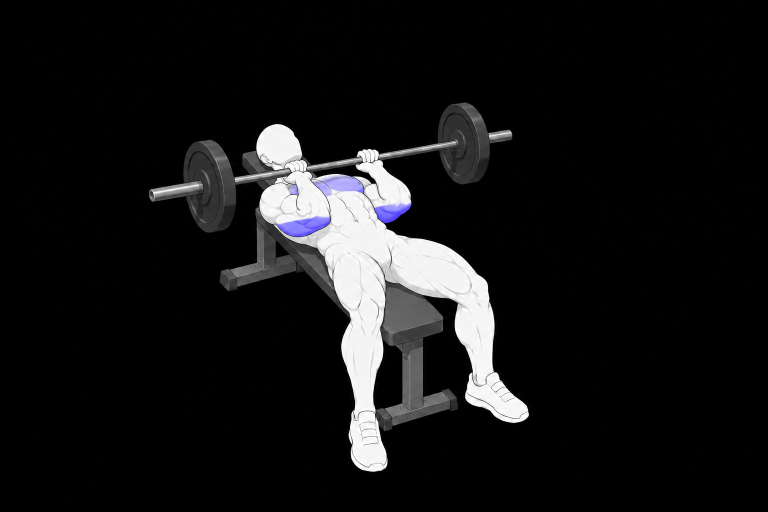
#> input picture docs/exercise-art/sources/jm-press/2026-10-13/1-master.png, 1536 x 1024 px (shown at 1/2 size)
$ python -i build.py   (imports and definitions only)
#> lines starting #> are read from the running program, lines starting #| are printed output that depends on the picture; after the words box and inside, x2 and y2 are one past the last pixel; in counts of white or black regions, pixels touching at a corner belong together
#> further down, picture is the input picture: shape (1024, 1536, 3); mean B, G, R 21.2, 20.8, 21
#!/usr/bin/env python3
"""Rebuild the inactive row draft from native sources. Requires Pillow/NumPy/SciPy."""
from hashlib import sha256
from io import BytesIO
import json
from pathlib import Path

import numpy as np
from PIL import Image, ImageDraw
from scipy import ndimage as ndi

HERE = Path(__file__).resolve().parent
SOURCES = {
    "../1-master.png": "66dc7ae834dbdcc8f3bd9005793698000244ca0658b24d9101338fe71ecf441d",
    "early-source.png": "e04158a5cd117fdd97048c0285bfa583b52584d9d09b4f10758b27a65b842535",
    "../3-mid.png": "9824854faae1272014435f8528fb56a5e52bac0a760e54885d8fa8ac0b1d9b3d",
    "../4-top.png": "ddf95258de771e1e90de7837517d8107c47f209d33e65b5960e3d7d08e0d3ba9",
}
# Reduced-range draft. The former extreme top remains excluded.
ORDER = [0, 1, 2, 2, 1, 0]
TRANSLATIONS = [(0, 0), (34, -125), (84, -237), (137, -372)]
ANCHORS = {
    "head": (260, 0, 445, 225),
    "supportHand": (240, 490, 400, 550),
    "nearShoe": (680, 810, 930, 985),
    "supportedLegAndShoe": (965, 430, 1360, 590),
    "leftBenchAndLeg": (185, 550, 455, 920),
    "rightBenchAndLeg": (980, 590, 1355, 945),
}
PLATE_INTERIORS = {
    "nearPlate": (610, 690, 645, 745),
    "farPlate": (490, 685, 510, 730),
}


def crop(array, box):
    x0, y0, x1, y1 = box
    return array[y0:y1, x0:x1]


def athlete_mask(array):
    mask = ndi.binary_closing(array.max(axis=2) > 120, iterations=2)
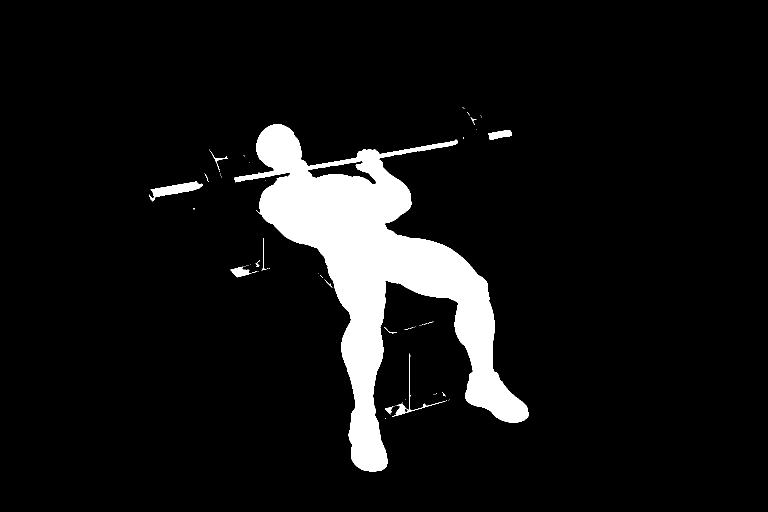
#> mask: shape (1024, 1536) bool (shown at 1/2 size); 7.7% white; 60 white regions (47 under 20 px), largest, box (x1, y1, x2, y2) and area: (469, 248, 1058, 943) 117723, (299, 363, 405, 403) 1632, (977, 260, 1024, 279) 583
    labels, _ = ndi.label(mask)
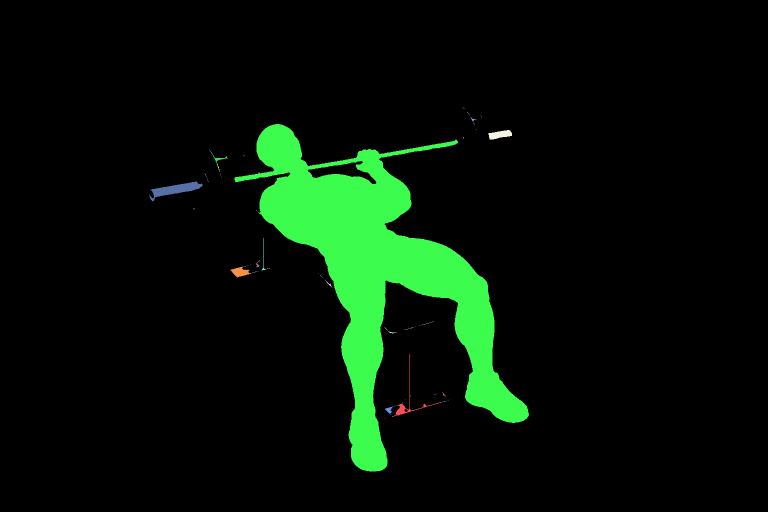
#> labels: shape (1024, 1536) int32 (shown at 1/2 size); 131 distinct labels, from 0 to 130; one colour per label, 0 black
    sizes = np.bincount(labels.ravel())
#> sizes = 131 values, max 1451217 at index 0, min 1 at index 2, mean 12006.6
    sizes[0] = 0
    mask = ndi.binary_fill_holes(labels == sizes.argmax())
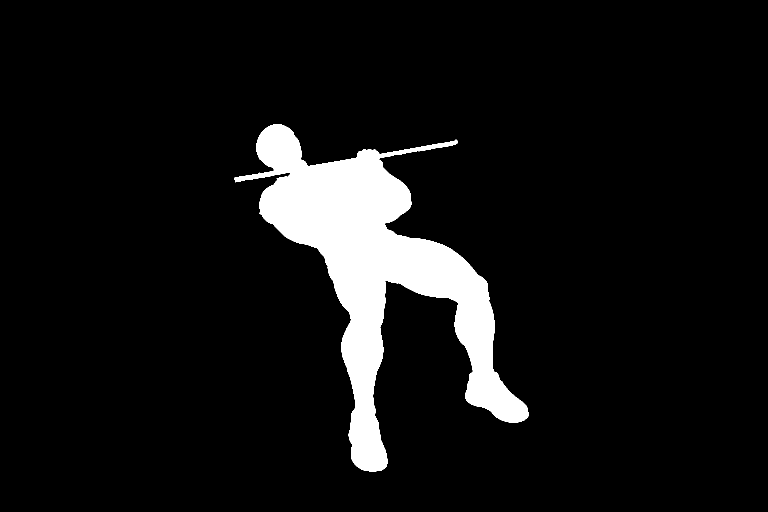
#> mask: shape (1024, 1536) bool (shown at 1/2 size); 7.6% white; 1 white region, box (x1, y1, x2, y2) and area: (469, 248, 1058, 943) 120071
    return ndi.binary_dilation(mask, iterations=2)
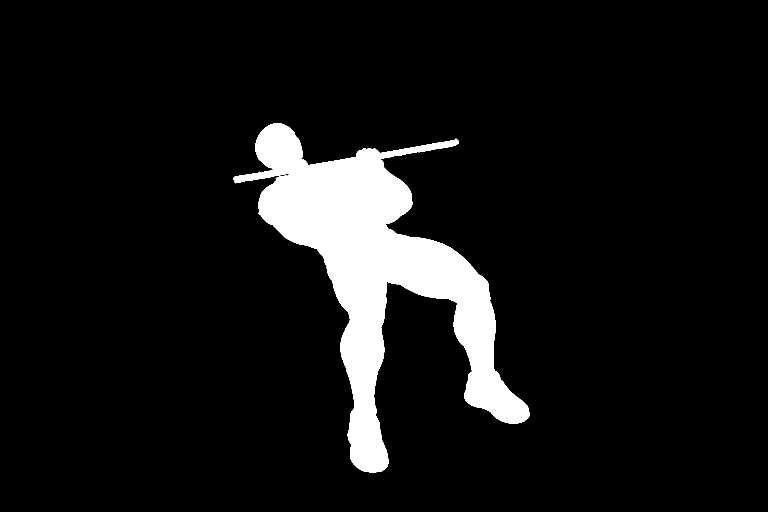
#> returned value: shape (1024, 1536) bool (shown at 1/2 size); 8% white; 1 white region, box (x1, y1, x2, y2) and area: (467, 246, 1060, 945) 126275


# [106 lines left out: functions write_png, main, not called in this run]


# [2 lines not run here, left out]

>>> import cv2
>>> picture = cv2.imread('../../../../sources/jm-press/2026-10-13/1-master.png')
>>> result = athlete_mask(picture)

$ run again, on docs/exercise-art/sources/jm-press/2026-10-13/1-top-window-corrected.png
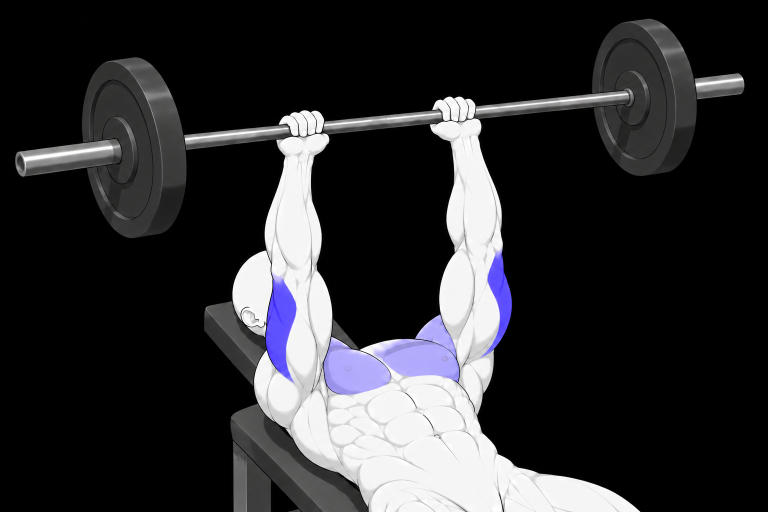
#> input picture docs/exercise-art/sources/jm-press/2026-10-13/1-top-window-corrected.png, 1536 x 1024 px (shown at 1/2 size)
#> picture is the input picture: shape (1024, 1536, 3); mean B, G, R 47.7, 45.3, 45.6
#> in athlete_mask, `labels, _ = ndi.label(mask)`:
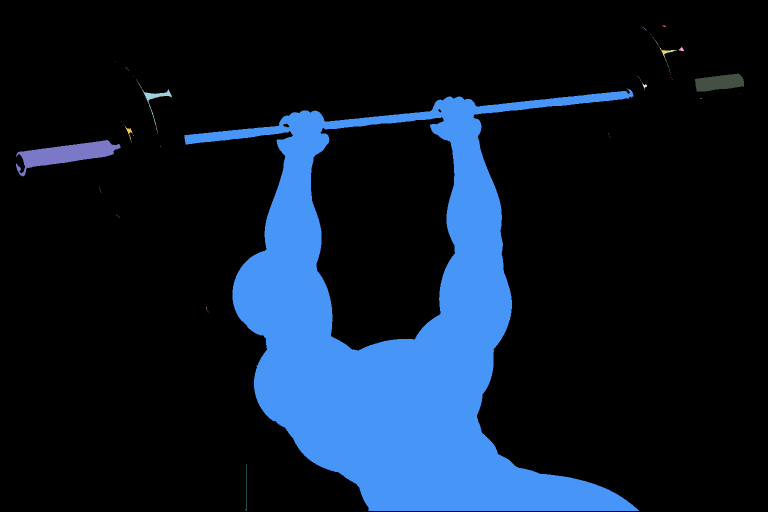
#> labels: shape (1024, 1536) int32 (shown at 1/2 size); 115 distinct labels, from 0 to 114; one colour per label, 0 black
#> sizes = 115 values, max 1294666 at index 0, min 1 at index 2, mean 13677.1
#> in athlete_mask, `return ndi.binary_dilation(mask, iterations=2)`:
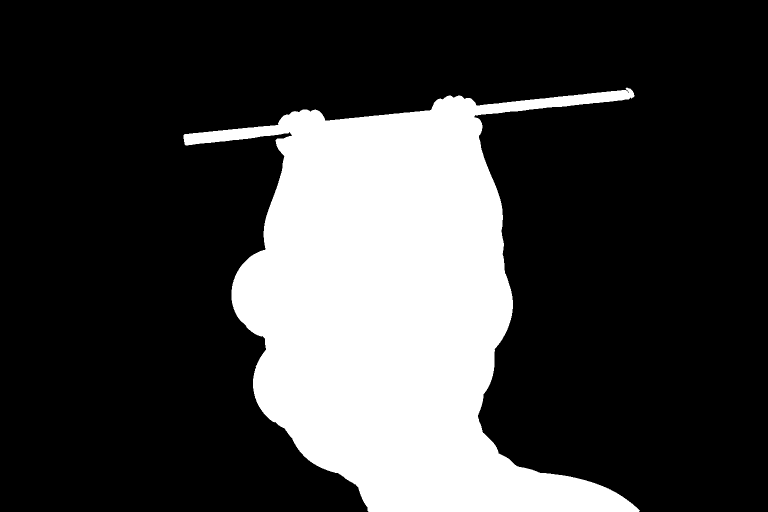
#> returned value: shape (1024, 1536) bool (shown at 1/2 size); 24.4% white; 1 white region, box (x1, y1, x2, y2) and area: (367, 175, 1280, 1024) 383255

$ run again, on docs/exercise-art/sources/jm-press/2026-10-13/bottom-window-2x.png
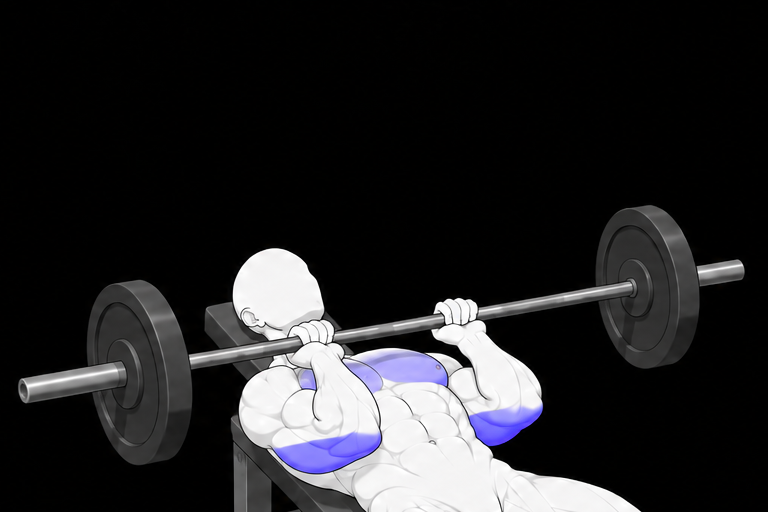
#> input picture docs/exercise-art/sources/jm-press/2026-10-13/bottom-window-2x.png, 1536 x 1024 px (shown at 1/2 size)
#> picture is the input picture: shape (1024, 1536, 3); mean B, G, R 39.7, 37.7, 38
#> in athlete_mask, `labels, _ = ndi.label(mask)`:
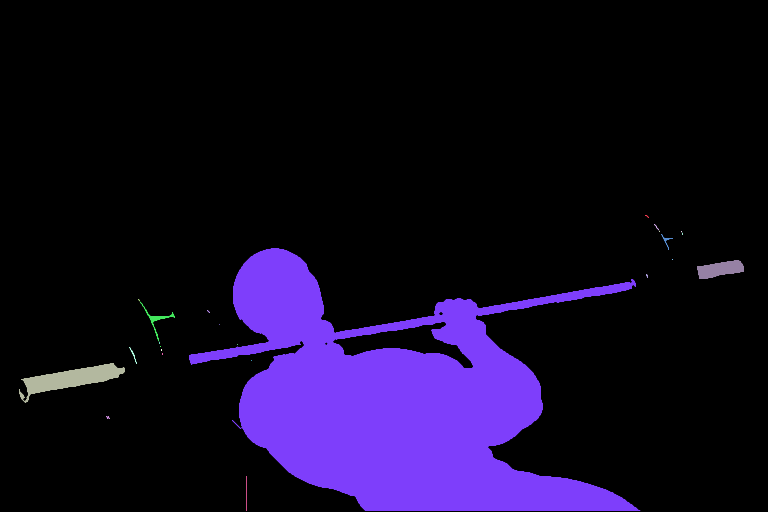
#> labels: shape (1024, 1536) int32 (shown at 1/2 size); 25 distinct labels, from 0 to 24; one colour per label, 0 black
#> sizes = 25 values, max 1341827 at index 0, min 4 at index 8, mean 62914.6
#> in athlete_mask, `return ndi.binary_dilation(mask, iterations=2)`:
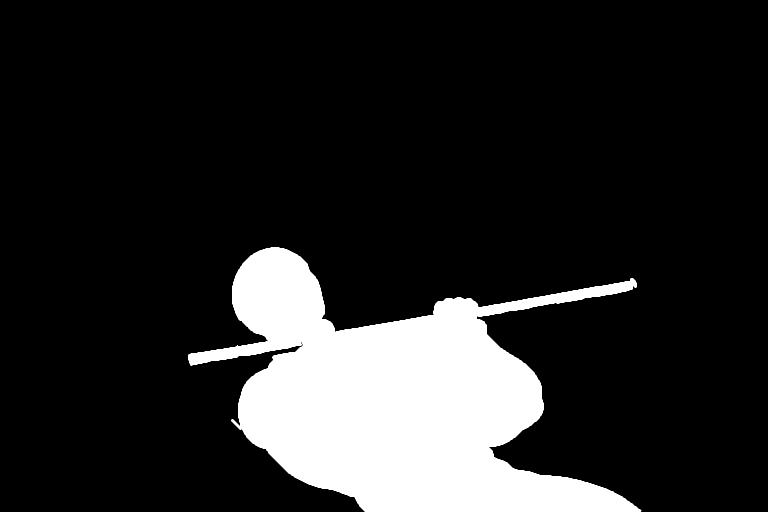
#> returned value: shape (1024, 1536) bool (shown at 1/2 size); 15.1% white; 1 white region, box (x1, y1, x2, y2) and area: (376, 494, 1283, 1024) 237560

$ run again, on docs/exercise-art/sources/jm-press/2026-10-13/integrated-dark.png
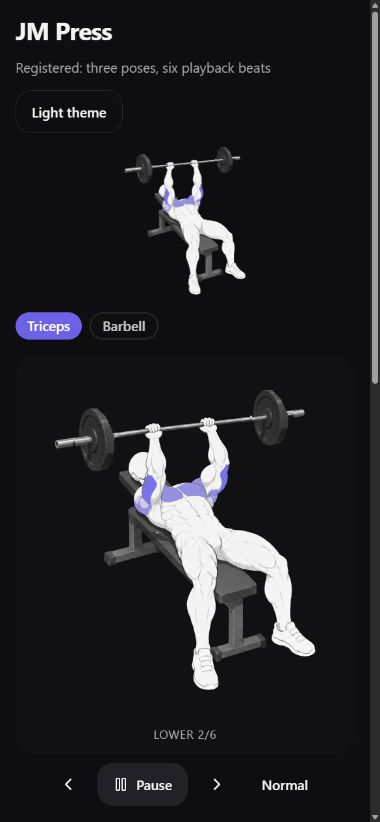
#> input picture docs/exercise-art/sources/jm-press/2026-10-13/integrated-dark.png, 380 x 822 px
#> picture is the input picture: shape (822, 380, 3); mean B, G, R 36.3, 33.4, 33.5
#> in athlete_mask, `labels, _ = ndi.label(mask)`:
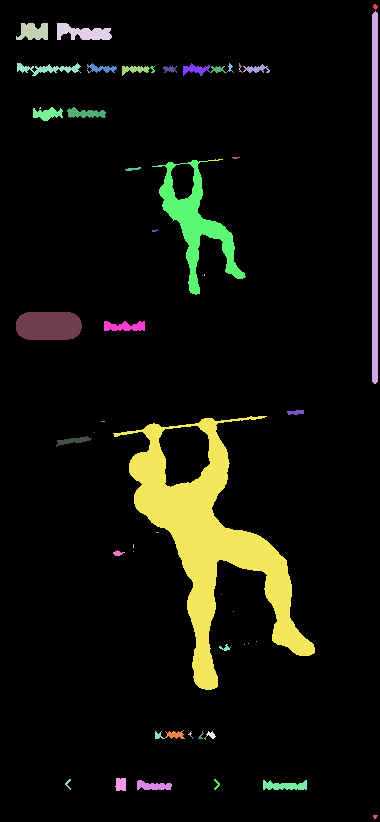
#> labels: shape (822, 380) int32; 78 distinct labels, from 0 to 77; one colour per label, 0 black
#> sizes = 78 values, max 285902 at index 0, min 1 at index 13, mean 4004.6
#> in athlete_mask, `return ndi.binary_dilation(mask, iterations=2)`:
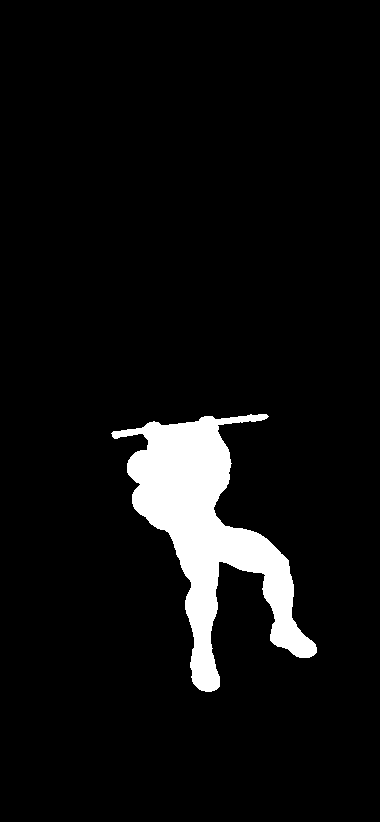
#> returned value: shape (822, 380) bool; 6.2% white; 1 white region, box (x1, y1, x2, y2) and area: (111, 414, 317, 692) 19394
